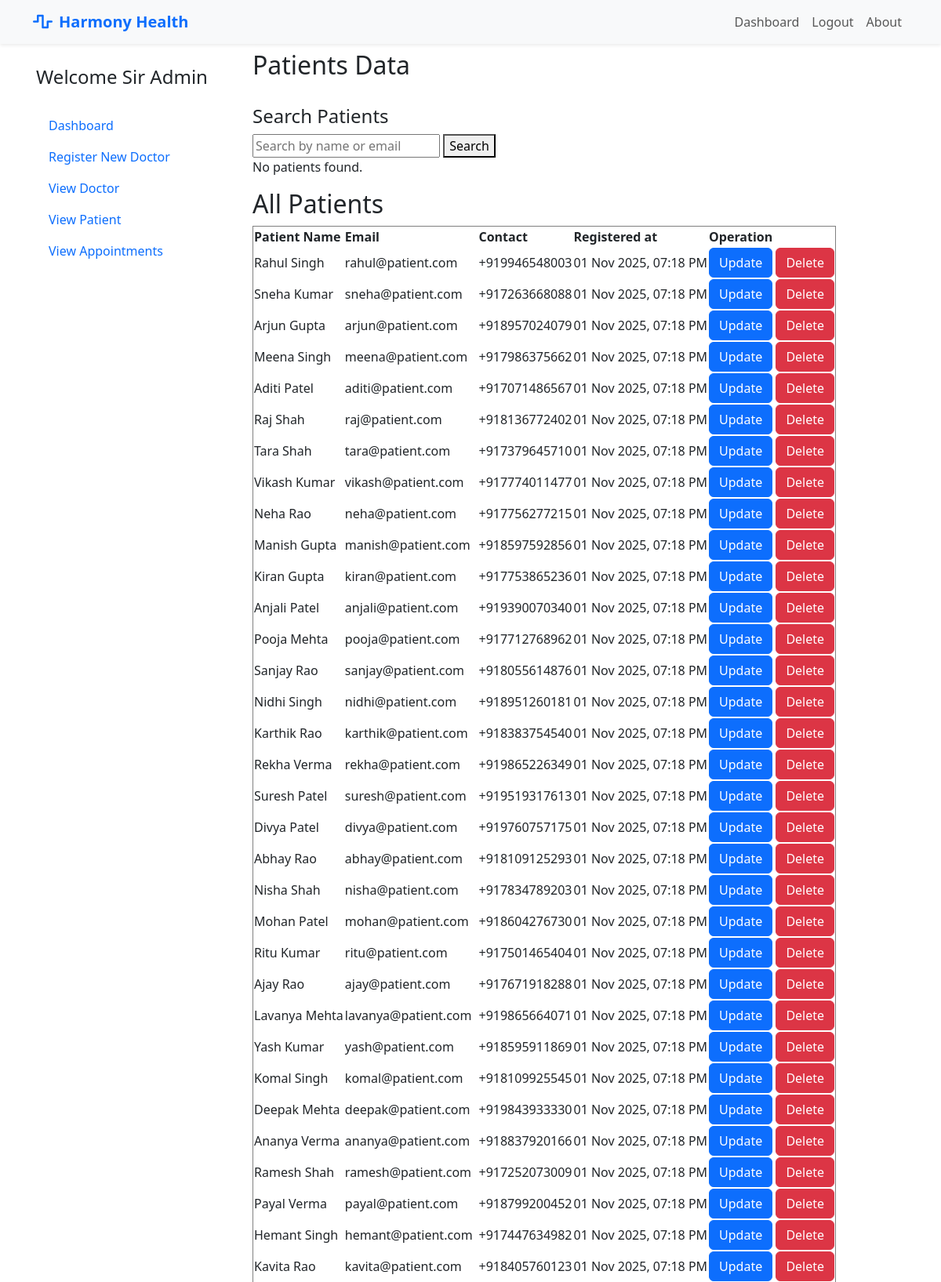
Screenshot of /admin/view_patients (signed in, upper part) with the database file from the repository.
### models.py (models this page shows, shortened)
class User(UserMixin, db.Model):
    __tablename__ = 'users'
    id = db.Column(db.Integer, primary_key=True)
    email = db.Column(db.String(150), unique=True, nullable=False)
    password = db.Column(db.String(200), nullable=False)
    first_name = db.Column(db.String(100), nullable=False)
    last_name = db.Column(db.String(100), nullable=False)
    created_at = db.Column(db.DateTime, default=datetime.utcnow)
    role = db.Column(db.String(20), nullable=False)
    contact_number = db.Column(db.String(100), nullable=True)
    gender = db.Column(db.String(10), nullable=True)
    dob = db.Column(db.Date, nullable=True)
    address = db.Column(db.String(255), nullable=True)
    patient_appointments = db.relationship('Appointment', foreign_keys='Appointment.patient_id', back_populates='patient', lazy=True)
    qualification = db.Column(db.String(200))
    specialization_id = db.Column(db.Integer, db.ForeignKey('departments.id'), nullable=True)
    specialization = db.relationship('Department', back_populates='doctors')
    doctor_appointments = db.relationship('Appointment', foreign_keys='Appointment.doctor_id', back_populates='doctor', lazy=True)

### routes/admin.py (the view)
@admin.route('/view_patients')
@login_required
def view_patients():
    check_user_role('admin')
    patients = User.query.filter_by(role='patient').all()
    return render_template('admin/patient/patients.html', patients=patients)

### app.py (called while the page is built)
def create_app():
    app = Flask(__name__)
    app.secret_key = 'app_secret_key'
    app.config['SQLALCHEMY_DATABASE_URI'] = 'sqlite:///hospital.db'
    db.init_app(app)
    bcrypt.init_app(app)
    login_manager.init_app(app)
    login_manager.login_view = 'auth.login'
    @login_manager.user_loader
    def load_user(user_id):
        return User.query.get(int(user_id))
    app.register_blueprint(auth, url_prefix='/auth')
    app.register_blueprint(admin, url_prefix='/admin')
    app.register_blueprint(doctor, url_prefix='/doctor')
    app.register_blueprint(patient, url_prefix='/patient')
    app.register_blueprint(api_bp, url_prefix='/api')
    with app.app_context():
        db.create_all()
        print('Database Created Successfully !!')
    return app

### routes/auth.py (called while the page is built)
def check_user_role(role):
    if current_user.role not in role:
        flash(f'You must be an {role} to view this page.')
        return redirect(url_for('auth.login'))

### templates/admin/patient/patients.html
{% extends "base.html" %}
{% block main %}
<h2>Patients Data</h2><br>
<div class="">
    <h4>Search Patients</h4>
    <form method="get" action="{{ url_for('admin.search_patients') }}">
        <input type="text" name="search" placeholder="Search by name or email" value="{{ query }}">
        <button type="submit">Search</button>
    </form>
    {% if results %}
  <table border="solid">
        <thead>
            <tr>
                <th>Patient Name</th>
                <th>Email</th>
                <th>Contact</th>
                <th>Registered at</th>
                <th>Operation</th>
            </tr>
        </thead>
        <tbody>
            {% for patient in results %}
            <tr>
                <td>{{ patient.first_name }} {{ patient.last_name }}</td>
                <td> {{ patient.email }} </td>
                <td> {{ patient.contact_number }} </td>
                <td> {{ patient.created_at.strftime('%d %b %Y, %I:%M %p') }}</td>
                <td>
                    <a class="btn btn-primary" href="{{ url_for('admin.update_patient', id=patient.id) }}">Update</a>
                    <a class="btn btn-danger" href="{{ url_for('admin.delete_patient', id=patient.id) }}">Delete</a>
                </td>
            </tr>
            {% endfor %}
        </tbody>
    </table>
    {% else %}
    <p>No patients found.</p>
    {% endif %}
    <h2>All Patients</h2>
    <table border="solid">
        <thead>
            <tr>
                <th>Patient Name</th>
                <th>Email</th>
                <th>Contact</th>
                <th>Registered at</th>
                <th>Operation</th>
            </tr>
        </thead>
        <tbody>
            {% for patient in patients %}
            <tr>
                <td>{{ patient.first_name }} {{ patient.last_name }}</td>
                <td> {{ patient.email }} </td>
                <td> {{ patient.contact_number }} </td>
                <td> {{ patient.created_at.strftime('%d %b %Y, %I:%M %p') }}</td>
                <td>
                    <a class="btn btn-primary" href="{{ url_for('admin.update_patient', id=patient.id) }}">Update</a>
                    <a class="btn btn-danger" href="{{ url_for('admin.delete_patient', id=patient.id) }}">Delete</a>
                </td>
            </tr>
            {% endfor %}
        </tbody>
    </table>
</div>
{% endblock %}

### templates/base.html (shortened to what this page needs)
<!DOCTYPE html>
<html lang="en">
<head>
    <link href="https://cdn.jsdelivr.net/npm/bootstrap@5.3.3/dist/css/bootstrap.min.css" rel="stylesheet"
        xintegrity="sha384-QWTKZyjpPEjISv5WaRU9OFeRpok6YctnYmDr5pNlyT2bRjXh0JMhjY6hW+ALEwIH">
    <link rel="stylesheet" href="https://cdnjs.cloudflare.com/ajax/libs/font-awesome/6.5.1/css/all.min.css">
</head>
<body class="container-sm">
    <header>
        <nav class="navbar navbar-expand-lg bg-light fixed-top shadow-sm" id="mainNavbar">
            <div class="container">
                <a class="navbar-brand text-primary fw-bold" href="{{url_for('landing_page')}}">
                    <i class="fas fa-wave-square me-2"></i>Harmony Health
                </a>
                <div class="collapse navbar-collapse" id="navbarNav">
                    <ul class="navbar-nav ms-auto">
                        {% if current_user.is_authenticated %}
                        <li class="nav-item"><a href="{{url_for( current_user.role +'.dashboard')}}" class="nav-link "
                                aria-current="page">Dashboard</a></li>
                        {% else %}
                        <li class="nav-item"><a href="{{url_for( 'landing_page')}}" class="nav-link "
                                aria-current="page">Home</a></li>
                        {% endif %}
                        {% if not current_user.is_authenticated %}
                        <li class="nav-item"><a href="{{ url_for('auth.register') }}" class="nav-link">Register</a></li>
                        <li class="nav-item"><a href="{{ url_for('auth.login') }}" class="nav-link">Login</a></li>
                        {% else %}
                        <li class="nav-item"><a href="{{ url_for('auth.logout') }}" class="nav-link">Logout</a></li>
                        {% endif %}
                        <li class="nav-item"><a href="#" class="nav-link">About</a></li>
                    </ul>
                </div>
            </div>
        </nav>
    </header>
    <div class="row md-2 mt-5 pt-3">
        <div class="d-flex flex-column flex-shrink-0 p-3  min-vh-100" style="width: 280px;">
            {% if current_user.is_authenticated %}
            {% if current_user.role =='admin' %}
            <span class="fs-4 ">Welcome Sir {{ current_user.first_name }}</span>
            <br>
            <ul class="nav nav-pills flex-column mb-auto">
                <li> <a href="{{url_for('admin.dashboard')}}" class="nav-link ">
                        Dashboard
                    </a> </li>
                <li> <a href="{{url_for('admin.register_doctor')}}" class="nav-link ">
                        Register New Doctor
                    </a> </li>
                <li> <a href="{{url_for('admin.view_doctors')}}" class="nav-link ">
                        View Doctor
                    </a> </li>
                <li class="nav-item"> <a href="{{url_for('admin.view_patients')}}" class="nav-link "
                        aria-current="page">
                        View Patient
                    </a> </li>
                <li> <a href="{{url_for('admin.view_appointments')}}" class="nav-link ">
                        View Appointments
                    </a> </li>
            </ul>
            {% endif %}
            {% endif %}
        </div>
        <div class="col">
            {% block main %}
            {% endblock %}
        </div>
    </div>
</body>
</html>

### rows the page displays
User: first_name "Admin"
User: first_name "Rahul", last_name "Singh", email "rahul@patient.com", contact_number "+919946548003", created_at "01 Nov 2025, 07:18 PM"
User: first_name "Sneha", last_name "Kumar", email "sneha@patient.com", contact_number "+917263668088", created_at "01 Nov 2025, 07:18 PM"
User: first_name "Arjun", last_name "Gupta", email "arjun@patient.com", contact_number "+918957024079", created_at "01 Nov 2025, 07:18 PM"
User: first_name "Meena", last_name "Singh", email "meena@patient.com", contact_number "+917986375662", created_at "01 Nov 2025, 07:18 PM"
User: first_name "Aditi", last_name "Patel", email "aditi@patient.com", contact_number "+917071486567", created_at "01 Nov 2025, 07:18 PM"
User: first_name "Raj", last_name "Shah", email "raj@patient.com", contact_number "+918136772402", created_at "01 Nov 2025, 07:18 PM"
User: first_name "Tara", last_name "Shah", email "tara@patient.com", contact_number "+917379645710", created_at "01 Nov 2025, 07:18 PM"
User: first_name "Vikash", last_name "Kumar", email "vikash@patient.com", contact_number "+917774011477", created_at "01 Nov 2025, 07:18 PM"
User: first_name "Neha", last_name "Rao", email "neha@patient.com", contact_number "+917756277215", created_at "01 Nov 2025, 07:18 PM"
User: first_name "Manish", last_name "Gupta", email "manish@patient.com", contact_number "+918597592856", created_at "01 Nov 2025, 07:18 PM"
User: first_name "Kiran", last_name "Gupta", email "kiran@patient.com", contact_number "+917753865236", created_at "01 Nov 2025, 07:18 PM"
User: first_name "Anjali", last_name "Patel", email "anjali@patient.com", contact_number "+919390070340", created_at "01 Nov 2025, 07:18 PM"
User: first_name "Pooja", last_name "Mehta", email "pooja@patient.com", contact_number "+917712768962", created_at "01 Nov 2025, 07:18 PM"
User: first_name "Sanjay", last_name "Rao", email "sanjay@patient.com", contact_number "+918055614876", created_at "01 Nov 2025, 07:18 PM"
User: first_name "Nidhi", last_name "Singh", email "nidhi@patient.com", contact_number "+918951260181", created_at "01 Nov 2025, 07:18 PM"
User: first_name "Karthik", last_name "Rao", email "karthik@patient.com", contact_number "+918383754540", created_at "01 Nov 2025, 07:18 PM"
User: first_name "Rekha", last_name "Verma", email "rekha@patient.com", contact_number "+919865226349", created_at "01 Nov 2025, 07:18 PM"
User: first_name "Suresh", last_name "Patel", email "suresh@patient.com", contact_number "+919519317613", created_at "01 Nov 2025, 07:18 PM"
User: first_name "Divya", last_name "Patel", email "divya@patient.com", contact_number "+919760757175", created_at "01 Nov 2025, 07:18 PM"
User: first_name "Abhay", last_name "Rao", email "abhay@patient.com", contact_number "+918109125293", created_at "01 Nov 2025, 07:18 PM"
User: first_name "Nisha", last_name "Shah", email "nisha@patient.com", contact_number "+917834789203", created_at "01 Nov 2025, 07:18 PM"
User: first_name "Mohan", last_name "Patel", email "mohan@patient.com", contact_number "+918604276730", created_at "01 Nov 2025, 07:18 PM"
User: first_name "Ritu", last_name "Kumar", email "ritu@patient.com", contact_number "+917501465404", created_at "01 Nov 2025, 07:18 PM"
User: first_name "Ajay", last_name "Rao", email "ajay@patient.com", contact_number "+917671918288", created_at "01 Nov 2025, 07:18 PM"
User: first_name "Lavanya", last_name "Mehta", email "lavanya@patient.com", contact_number "+919865664071", created_at "01 Nov 2025, 07:18 PM"
User: first_name "Yash", last_name "Kumar", email "yash@patient.com", contact_number "+918595911869", created_at "01 Nov 2025, 07:18 PM"
User: first_name "Komal", last_name "Singh", email "komal@patient.com", contact_number "+918109925545", created_at "01 Nov 2025, 07:18 PM"
User: first_name "Deepak", last_name "Mehta", email "deepak@patient.com", contact_number "+919843933330", created_at "01 Nov 2025, 07:18 PM"
User: first_name "Ananya", last_name "Verma", email "ananya@patient.com", contact_number "+918837920166", created_at "01 Nov 2025, 07:18 PM"
User: first_name "Ramesh", last_name "Shah", email "ramesh@patient.com", contact_number "+917252073009", created_at "01 Nov 2025, 07:18 PM"
User: first_name "Payal", last_name "Verma", email "payal@patient.com", contact_number "+918799200452", created_at "01 Nov 2025, 07:18 PM"
User: first_name "Hemant", last_name "Singh", email "hemant@patient.com", contact_number "+917447634982", created_at "01 Nov 2025, 07:18 PM"
User: first_name "Kavita", last_name "Rao", email "kavita@patient.com", contact_number "+918405760123", created_at "01 Nov 2025, 07:18 PM"
